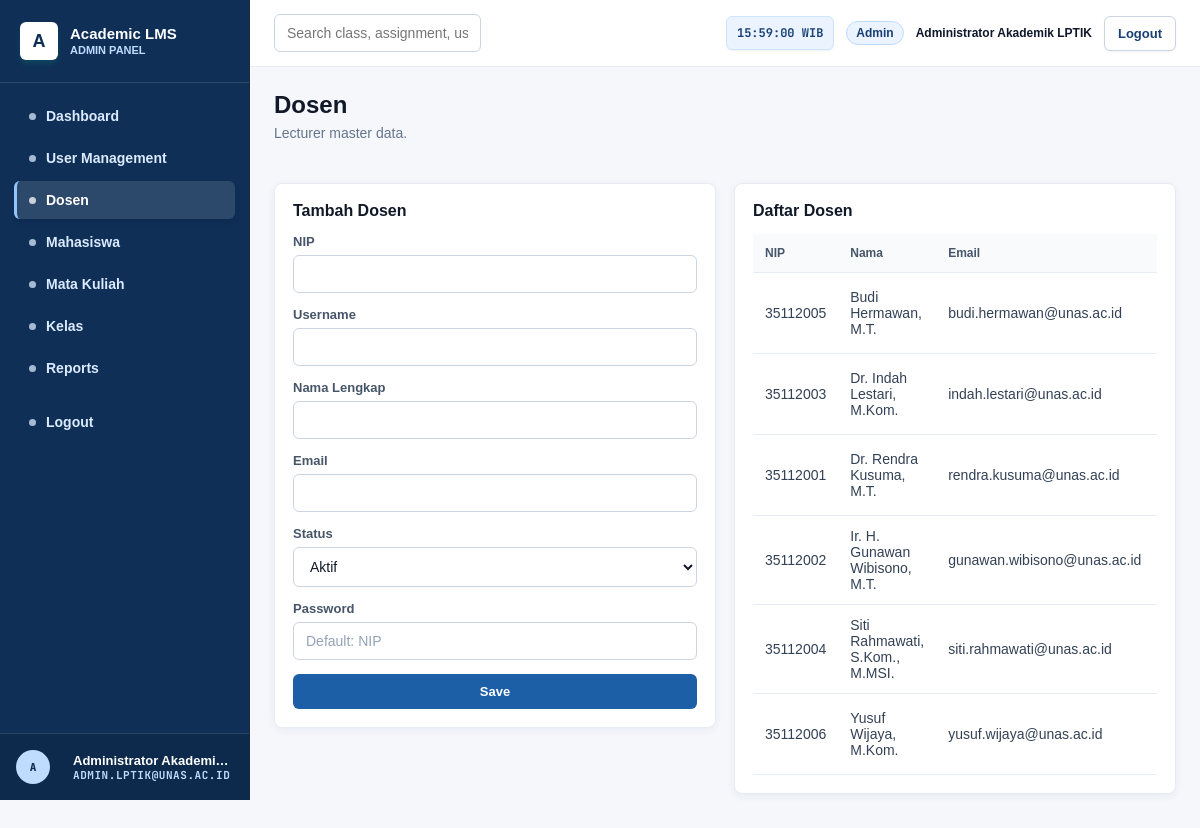
The page /admin/dosen.php (signed in) on the database its author committed.
### tables this page shows
CREATE TABLE IF NOT EXISTS dosen (
  id INT AUTO_INCREMENT PRIMARY KEY,
  user_id INT NOT NULL,
  nip VARCHAR(50) NOT NULL UNIQUE,
  FOREIGN KEY (user_id) REFERENCES users(id) ON DELETE CASCADE
);

CREATE TABLE IF NOT EXISTS users (
  id INT AUTO_INCREMENT PRIMARY KEY,
  username VARCHAR(50) NOT NULL UNIQUE,
  password VARCHAR(255) NOT NULL,
  nama_lengkap VARCHAR(150) NOT NULL,
  email VARCHAR(100) NOT NULL UNIQUE,
  role ENUM('admin', 'dosen', 'mahasiswa') NOT NULL,
  status ENUM('aktif', 'nonaktif') DEFAULT 'aktif',
  created_at TIMESTAMP DEFAULT CURRENT_TIMESTAMP,
  updated_at TIMESTAMP DEFAULT CURRENT_TIMESTAMP ON UPDATE CURRENT_TIMESTAMP
);

### admin/dosen.php (the view, shortened to what this page needs)
<?php
require_once __DIR__ . '/../auth/check_auth.php';
$editing = false;
$nip = '';
$nama_lengkap = '';
$email = '';
$username = '';
$status = 'aktif';
$rows = $pdo->query("SELECT d.id AS dosen_id, d.nip, u.username, u.nama_lengkap, u.email, u.status FROM dosen d JOIN users u ON d.user_id = u.id ORDER BY u.nama_lengkap")->fetchAll();
$formTitle = $editing ? 'Edit Dosen' : 'Tambah Dosen';
?>
<!DOCTYPE html><html lang="id"><head><link rel="stylesheet" href="../assets/css/app.css"></head>
<body><?php include __DIR__ . '/../components/sidebar.php'; ?><div class="main-content"><?php include __DIR__ . '/../components/header.php'; ?><main class="page-container">
<div class="page-header"><div><h1 class="page-title">Dosen</h1><p class="page-subtitle">Lecturer master data.</p></div></div>
<div class="two-col-grid">
    <div class="card">
        <h3 class="card-title"><?= $formTitle ?></h3>
        <form class="form-stack" method="POST" action="">
            <div><label class="form-label">NIP</label>
                <input class="form-input" name="nip" value="<?= htmlspecialchars($nip) ?>" required></div>
            <div><label class="form-label">Username</label>
                <input class="form-input" name="username" value="<?= htmlspecialchars($username) ?>" required></div>
            <div><label class="form-label">Nama Lengkap</label>
                <input class="form-input" name="nama_lengkap" value="<?= htmlspecialchars($nama_lengkap) ?>" required></div>
            <div><label class="form-label">Email</label>
                <input class="form-input" type="email" name="email" value="<?= htmlspecialchars($email) ?>" required></div>
            <div><label class="form-label">Status</label>
                <select class="form-input" name="status">
                    <option value="aktif" <?= $status === 'aktif' ? 'selected' : '' ?>>Aktif</option>
                </select></div>
            <div><label class="form-label">Password <?= $editing ? '(kosongkan jika tidak diubah)' : '' ?></label>
                <input class="form-input" type="password" name="password" placeholder="<?= $editing ? 'Kosongkan jika tidak diubah' : 'Default: NIP' ?>"></div>
            <button class="btn-primary" type="submit">Save</button>
        </form>
    </div>
    <div class="card">
        <h3 class="card-title">Daftar Dosen</h3>
        <div class="table-wrap"><table><thead><tr><th>NIP</th><th>Nama</th><th>Email</th><th>Status</th><th>Action</th></tr></thead><tbody>
        <?php foreach ($rows as $r): ?>
            <tr>
                <td><?= htmlspecialchars($r['nip']) ?></td>
                <td><?= htmlspecialchars($r['nama_lengkap']) ?></td>
                <td><?= htmlspecialchars($r['email']) ?></td>
                <td><span class="badge badge-emerald"><?= htmlspecialchars($r['status']) ?></span></td>
            </tr>
        <?php endforeach; ?>
        </tbody></table></div>
    </div>
</div>
</main></div></body></html>

### rows shown on the page
dosen: nip "35112005", user.nama_lengkap "Budi Hermawan, M.T.", user.email "budi.hermawan@unas.ac.id"
dosen: nip "35112003", user.nama_lengkap "Dr. Indah Lestari, M.Kom.", user.email "indah.lestari@unas.ac.id"
dosen: nip "35112001", user.nama_lengkap "Dr. Rendra Kusuma, M.T.", user.email "rendra.kusuma@unas.ac.id"
dosen: nip "35112002", user.nama_lengkap "Ir. H. Gunawan Wibisono, M.T.", user.email "gunawan.wibisono@unas.ac.id"
dosen: nip "35112004", user.nama_lengkap "Siti Rahmawati, S.Kom., M.MSI.", user.email "siti.rahmawati@unas.ac.id"
dosen: nip "35112006", user.nama_lengkap "Yusuf Wijaya, M.Kom.", user.email "yusuf.wijaya@unas.ac.id"

### other values the page prints
$current_role "ADMIN"
$item[0] "Dashboard"
$item[0] "User Management"
$item[0] "Dosen"
$item[0] "Mahasiswa"
$item[0] "Mata Kuliah"
$item[0] "Kelas"
$item[0] "Reports"
substr($_SESSION['nama_lengkap'] ?? 'U', 0, 1) "A"
$_SESSION['nama_lengkap'] "Administrator Akademi…"
$_SESSION['email'] "ADMIN.LPTIK@UNAS.AC.ID"
$current_role "Admin"
$user_display_name "Administrator Akademik LPTIK"
$formTitle "Tambah Dosen"
